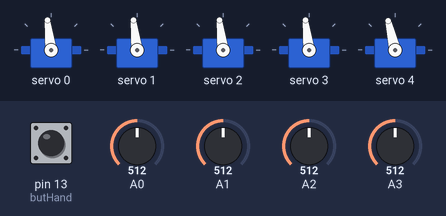
This sketch was run on a simulated Arduino Uno, built with avr-gcc and run on an emulated ATmega328P. Shown: 5 × servo. The test bench sets the inputs (shaded band); at power-on: A0 = 512, A1 = 512, A2 = 512, A3 = 512, pin 13 (butHand) HIGH. What the sketch prints to the serial monitor is not drawn.

Above: at 1.2 s.
1.3 s: A0 set to 716
At 2.5 s:
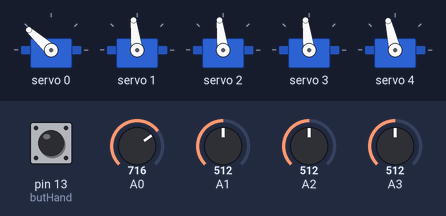
2.8 s: A1 set to 716
At 3.4 s:
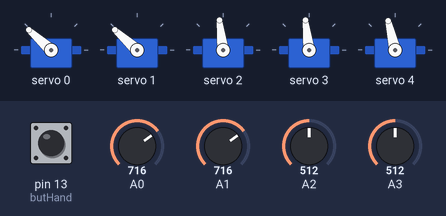
4.3 s: A2 set to 716
At 4.9 s:
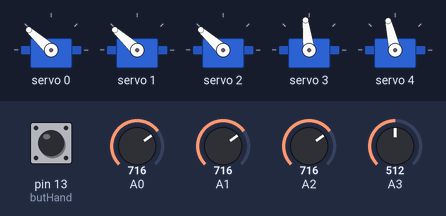
5.8 s: A3 set to 716
At 6.9 s:
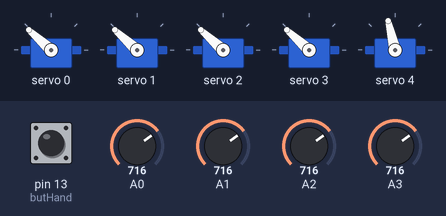
7.3 s: pin 13 (butHand) pulled LOW for 0.15 s
At 7.37 s:
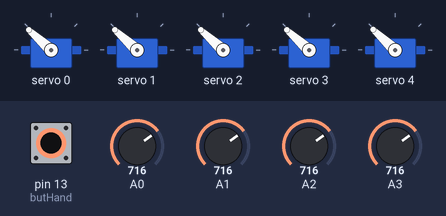
8.9 s: A0 set to 490
At 9.2 s:
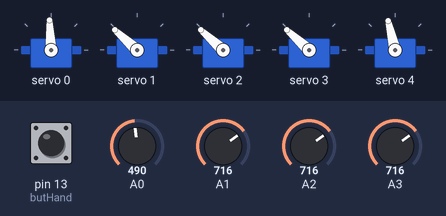
Timing chart, 0 to 11.4 s (numbered marks = the images above; inputs shaded):
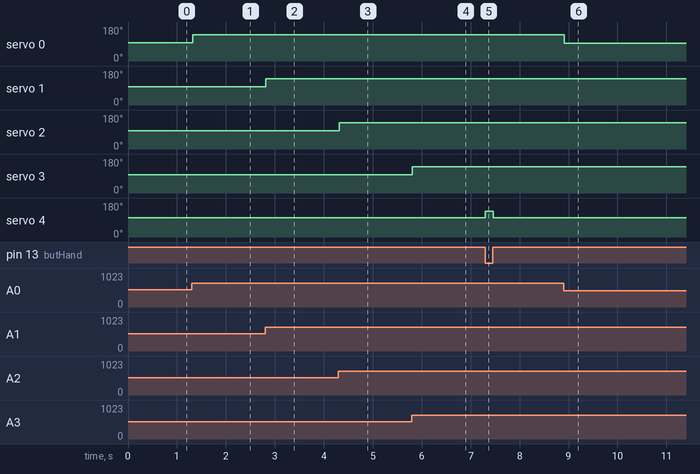

The sketch:

roboArm_Source_Code_V1.ino
```cpp
#include <Wire.h>
#include <Adafruit_PWMServoDriver.h>

#define MIN_PULSE_WIDTH  500
#define MAX_PULSE_WIDTH  2600
#define FREQUENCY        50

Adafruit_PWMServoDriver pwm = Adafruit_PWMServoDriver();

// Set Pin Values
int potBase = A0;
int potShoulder = A1;
int potElbow = A2;
int potWrist = A3;
int butHand = 13;

int motBase = 0;
int motShoulder = 1;
int motElbow = 2;
int motWrist = 3;
int motHand = 4;

void setup() {
  // Positional Servo Setup
  Serial.begin(9600);             // Serial connection between Arduino and computer, 9600 bits/s
  pwm.begin();                    // Wakes PCA9685 board
  pwm.setPWMFreq(FREQUENCY);      // Tells PCA 9685 board to set signals at the set frequency (50 Hz)
  Serial.println("Setup done");

  // Continous Servo Setup
  pinMode(butHand, INPUT_PULLUP); // Convert the button output to a LOW (pressed) and HIGH (unpressed)

}

// A function that takes the potentiometer value and moves motor accordingly
void motor(int potSent, int motMove) {
  int potVal = analogRead(potSent);                                                     // Reads the potentiometer at pin potSent... potBase, potShoulder, etc
  int pulse_wide = map(potVal, 0, 1023, MIN_PULSE_WIDTH, MAX_PULSE_WIDTH);              // Scales the pot value to the appropiate range
  int pulse_width = int(float(pulse_wide) / 1000000 * FREQUENCY * 4096);
  pwm.setPWM(motMove, 0, pulse_width);                                                  // Sends signal to Servo, pwm.setPWM(channel #, when in cycle to turn on, when in cycle to turn off*reaches specific angle)

}

void loop() {
  // Controlling the Positional Servos, applying above function
  motor(potBase,motBase);
  motor(potShoulder,motShoulder);
  motor(potElbow,motElbow);
  motor(potWrist,motWrist);

  int butPress = digitalRead(butHand);
  if (butPress == LOW) {  //LOW -> Pressed
    pwm.setPWM(motHand, 0, 400);  // (pin #,... ,pulse value corresponding to some speed)
  }
  else {  // Otherwise HIGH, unpressed
    pwm.setPWM(motHand, 0, 330);  // (pin #,... ,pulse value corresponding to no movement)
  }

  delay(15);  // Give some time for Servo to recive information and not be overloaded


}
```

Measured:
- after the input at 1.3 s, servo 0: 97° → 138° at once
- after the input at 2.8 s, servo 1: 97° → 138° at once
- after the input at 4.3 s, servo 2: 97° → 138° at once
- after the input at 5.8 s, servo 3: 97° → 138° at once
- after the input at 7.3 s, servo 4: 103° → 137° at once, → 103° 0.16 s later
- after the input at 8.9 s, servo 0: 138° → 93° at once
